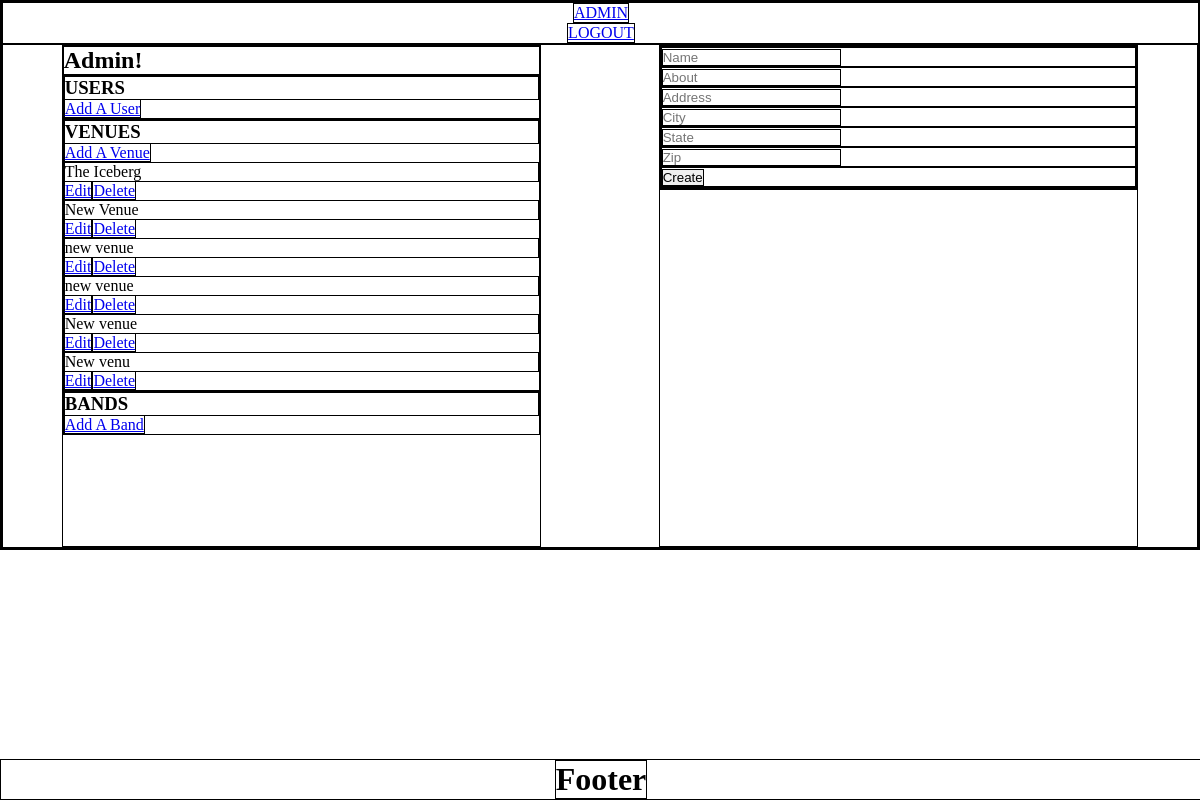
Page /admin/add_venue (signed in) on the committed database.
### app/models.py (models this page shows, shortened)
class Venue(Model):
    name = CharField()
    img = BlobField(default="default_venue.png")
    about = CharField()
    address = CharField()
    city = CharField()
    state = CharField()
    zip = CharField()
    class Meta:
        database = DATABASE

### app/routes.py (the view, shortened to what this page needs)
@app.route('/admin/add_venue', methods=('GET', 'POST'))
@login_required
def add_venue():
    form = AddVenueForm()
    venues = models.Venue.select()
    if current_user.user_level != "walrus":
        flash("Not authorized to access this page", "error")
        return redirect(url_for('index'))
    return render_template('admin_with_form.html', form=form, venues=venues)

### app/forms.py
class AddVenueForm(FlaskForm):
    name = StringField('Name', validators=[
            DataRequired(),
            Regexp(r'^[a-zA-Z0-9 ]+$',
                message=("Name cannot contain symbols or special characters")
            ),
            Length(min=2, max=128),
            venue_exists
        ])
    about = StringField("About", validators=[DataRequired()])
    address = StringField("Address", validators=[DataRequired()])
    city = StringField("City", validators=[DataRequired()])
    state = StringField("State", validators=[DataRequired()])
    zip = StringField("Zip", validators=[DataRequired()])
    submit = SubmitField('Create')

### app/__init__.py (called while the page is built)
@login_manager.user_loader
def load_user(userid):
    try:
        return User.get(User.id == userid)
    except DoesNotExist:
        return None

@app.before_request
def before_request():
    g.db = DATABASE
    g.db.connect()
    g.user = current_user

@app.after_request
def after_request(response):
    g.db.close()
    return response

### app/templates/admin_with_form.html (shortened to what this page needs)
{% extends "admin.html" %}
{% from 'macros.html' import render_field %}
{% block main %}
<form method="POST" action="" class="form">
    {% for field in form %}
        {{ render_field(field) }}
    {% endfor %}
</form>
{% endblock %}

### app/templates/admin.html (shortened to what this page needs)
{% extends "layout.html" %}
{% block sidebar %}
<h2>Admin!</h2>
    <div class="user-wrapper">
        <h3>USERS</h3>
        <a href="/admin/add_user">Add A User</a>
    </div>
    <div class="venue-wrapper">
        <h3>VENUES</h3>
        <a href="/admin/add_venue">Add A Venue</a>
        {% for venue in venues %}
        <p>{{ venue.name }}</p>
        <a href="#">Edit</a><a href="#" class="delete_button">Delete</a>
        {% endfor %}
    </div>
    <div class="band-wrapper">
        <h3>BANDS</h3>
        <a href="/admin/add_band">Add A Band</a>
    </div>
{% endblock %}

### app/static/css/styles.css (style rules this page uses)
* { margin: 0 auto; padding: 0; border: 1px solid black; }

### rows in the picture
Venue: name "The Iceberg"
Venue: name "New Venue"
Venue: name "new venue"
Venue: name "new venue"
Venue: name "New venue"
Venue: name "New venu"
